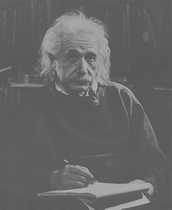
%> input picture hmw5/einstein-low-contrast.tif, 172 x 210 px, shrunk from 490 x 600 before the run
$ octave hmw5.m   (GNU Octave 9; MATLAB toolbox functions it lacks are replaced by stand-ins)
%> lines starting %> are read from the running program, lines starting %| are printed output that depends on the picture; in (x1, y1, x2, y2) boxes, pixels count from 0 and x2, y2 are one past the last pixel; in counts of white or black regions, pixels touching at a corner belong together; the program's own positions count from 1
clear;
close all;
img = imread('einstein-low-contrast.tif');
%> img is the input picture: size 210x172 uint8; min 82, max 179, mean 102.4
% img = rgb2gray(img);
% img size needed for padding
size_img = size(img);
%> size_img = [210 172]
P = size_img(1)*2;
%> P = 420
Q = size_img(2)*2;
%> Q = 344
% creating padding for the image
pad = zeros(P,Q);
% fusing padding with image
padded = double(rgb2gray(imfuse(img,pad)));
% centering transform
for i = 1:P
    for j = 1:Q
        padded(i,j) = padded(i,j) *((-1)^(i+1+j+1));
    end
end
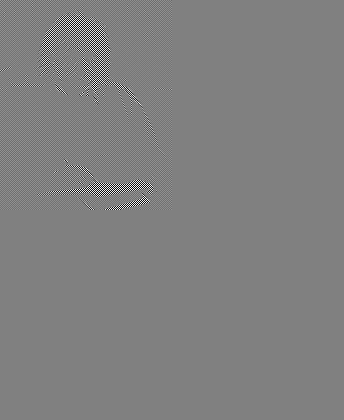
%> padded: size 420x344 double; min -150, max 148, mean 0; drawn with min black and max white


% apply Fourier transformation
final = fft2(padded);
magnitude = 20*log10(abs(final));
figure
subplot(121)
imshow(uint8(magnitude))
title('mag dB');
subplot(122)
phase = angle(final)/pi*180;
imshow(uint8(phase))
title('phase');
sizef = size(final);
%> sizef = [420 344]


% building filter
D0 = 45;
ord = 30;
c0 = 1;
filter_1 = zeros(sizef);
filter_2 = zeros(sizef);
filter_3 = zeros(sizef);
filter_4 = zeros(sizef);
filter_5 = zeros(sizef);


for i = 1:sizef(1)
    for j = 1:sizef(2)

        radius = sqrt((i - (sizef(1)/2)-1)^2 + (j - (sizef(2)/2)-1)^2);

        %%% ideal filter

        if radius < D0
            filter_1(i,j) = 1;
        end

        %%% gaussian hpass

        filter_2(i,j) = exp(-1*(radius^2)/(2*D0^2));

        %%% butterworth hpass
        filter_3(i,j) = 1/(1+(radius/D0)^(2*ord));

        %%% gaussian lowpass

        filter_4(i,j) = 1-filter_2(i,j);

        %%% butterworth lowpass
        filter_5(i,j) = 1/(1+(D0/radius)^(2*ord));


    end
end
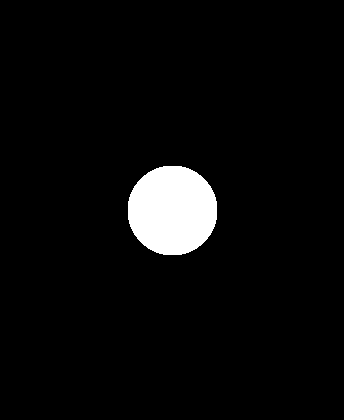
%> filter_1: size 420x344 double; values 0 (black) and 1 (white), 4.4% white; 1 white region, box (x1, y1, x2, y2) and area: (128, 166, 217, 255) 6349
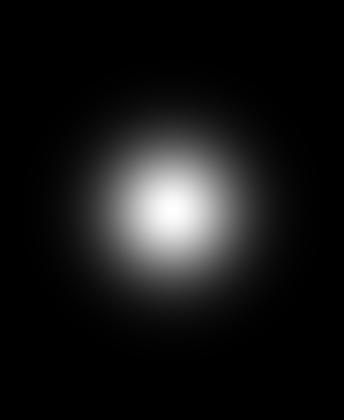
%> filter_2: size 420x344 double; min 1.25e-08, max 1, mean 0.0881
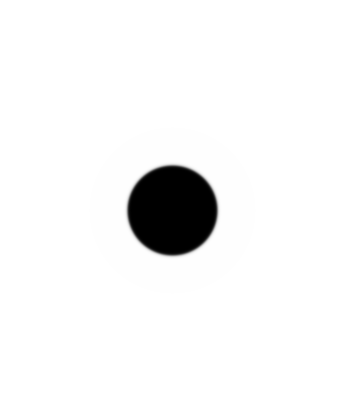
%> filter_5: size 420x344 double; min 0, max 1, mean 0.956

% performing inverse ifft after filtering to retrive the image

output1 = final.*filter_1;
output2 = final.*filter_2;
output3 = final.*filter_3;
output4 = final.*filter_4;
output5 = final.*filter_5;


% ifft
D1 = real(ifft2(output1));
D2 = real(ifft2(output2));
D3 = real(ifft2(output3));
D4 = real(ifft2(output4));
D5 = real(ifft2(output5));


% multiply by (-1) ^(x+y)

for i = 1:sizef(1)
    for j = 1:sizef(2)
        D1(i,j) = D1(i,j) * (-1) ^ (i-1 + j - 1);
        D2(i,j) = D2(i,j) * (-1) ^ (i-1 + j - 1);
        D3(i,j) = D3(i,j) * (-1) ^ (i-1 + j - 1);
        D4(i,j) = D4(i,j) * (-1) ^ (i-1 + j - 1);
        D5(i,j) = D5(i,j) * (-1) ^ (i-1 + j - 1);

    end
end
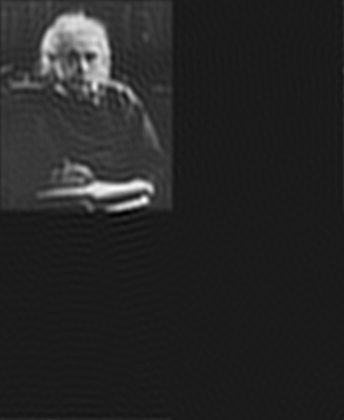
%> D1: size 420x344 double; min -18.49, max 155.1, mean 7.9; drawn with min black and max white
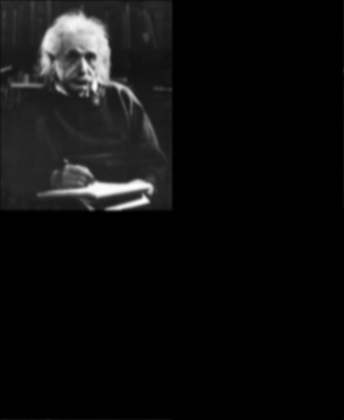
%> D2: size 420x344 double; min -0.000419, max 134.3, mean 7.9; drawn with min black and max white

% removing padding
D1 = D1(1:size_img(1),1:size_img(2));
%> D1: size 210x172 double
D2 = D2(1:size_img(1),1:size_img(2));
%> D2: size 210x172 double
D3 = D3(1:size_img(1),1:size_img(2));
%> D3: size 210x172 double
D4 = D4(1:size_img(1),1:size_img(2));
%> D4: size 210x172 double
D5 = D5(1:size_img(1),1:size_img(2));
%> D5: size 210x172 double


% USM
k = 1;
filtered_ideal = double(img) +k*(double(img)-D1);
filtered_gaussian_h = double(img)  + k*(double(img)+D2);
filtered_bt_h = double(img) + k*(double(img)+D3);
filtered_gaussian_l = double(img) +k*(double(img)-D4);
filtered_bt_l = double(img) +k*(double(img)-D5);

figure
subplot(331)
imshow(uint8(filtered_ideal))

title('Ideal filter')
subplot(332)
imshow(uint8(filtered_gaussian_h))
title('gaussian filter high')
subplot(333)
imshow(uint8(filtered_bt_h))
title('butterworth filter high')
subplot(334)
imshow(uint8(filtered_gaussian_l))
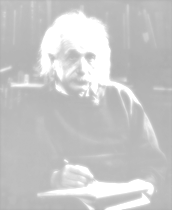
%> displayed picture: size 210x172, on the screen's scale of 0 to 255; min 175, max 255, mean 199.4
title('gaussian filter low')
subplot(335)
imshow(uint8(filtered_bt_l))
title('butterworth filter low')
subplot(336)
imshow(uint8(img))
title('org')
subplot(337)
imshow((filter_2))
title('gausian h')
subplot(338)
imshow((filter_3))
title('bt h')
subplot(339)
imshow((filter_5))
title('bt l')

% writing img to a file

imwrite(uint8(filtered_ideal),'Ideal_filter_output.png');
imwrite(uint8(filtered_gaussian_h),'gaussian_high_output.png');
imwrite(uint8(filtered_bt_h),'butterworth_high_output.png');
imwrite(uint8(filtered_gaussian_l),'gaussian_low_output.png');
imwrite(uint8(filtered_bt_l),'butterworth_low_output.png');
imwrite(filter_2,'gaussian_high_filter.png');
imwrite(filter_3,'butterworth_high_filter.png');
imwrite(filter_4,'gaussian_l_filter.png');
imwrite(filter_5,'butterworth_l_filter.png');
imwrite(uint8(magnitude),'magnitude (dB).png');
imwrite(uint8(phase),'phase (dB).png');
